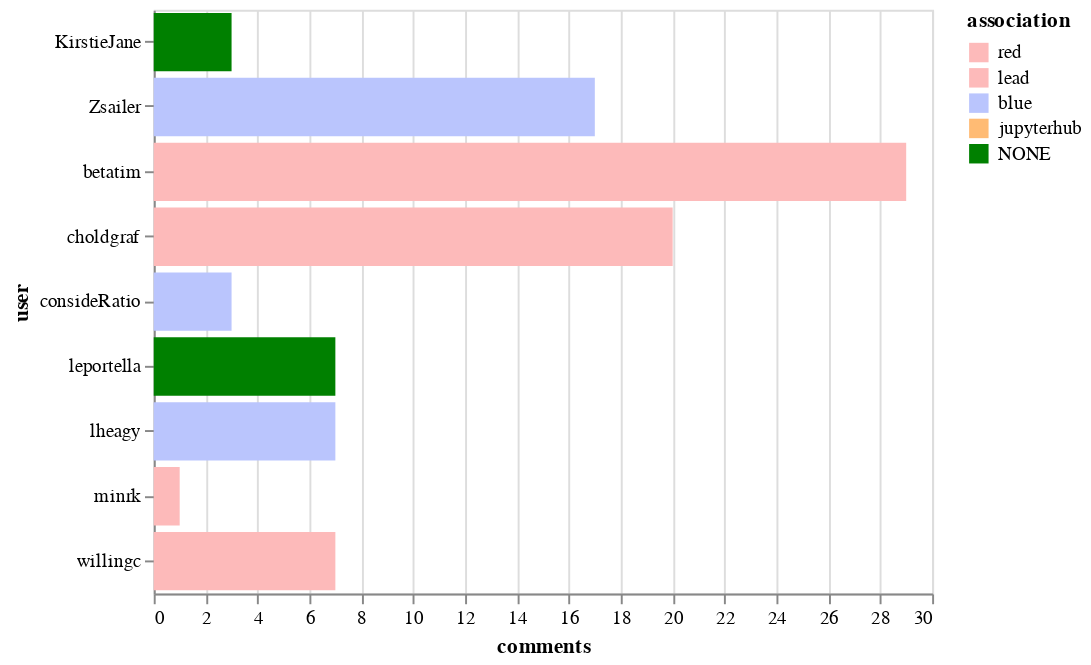

Notebook code for this chart:
### Markdown cell above
## Top commenters

### Code cell
alt.Chart(top_commenters).mark_bar().encode(
    x='comments',
    y='user',
    color=alt.Color('association', sort=["CONTRIBUTOR", "MEMBER", "NONE"], scale=color_scale)
)

### Figure 1 — Vega-Lite specification as saved in the notebook (floating-point values rounded to 4 significant figures)
{"$schema": "https://vega.github.io/schema/vega-lite/v2.6.0.json", "config": {"view": {"height": 300, "width": 400}}, "data": {"name": "data-5f6ff9e8e55dc34969fb8b27b69e5b7b"}, "datasets": {"data-5f6ff9e8e55dc34969fb8b27b69e5b7b": [{"association": "red", "comments": 29, "user": "betatim"}, {"association": "red", "comments": 20, "user": "choldgraf"}, {"association": "blue", "comments": 17, "user": "Zsailer"}, {"association": "red", "comments": 7, "user": "willingc"}, {"association": "blue", "comments": 7, "user": "lheagy"}, {"association": "NONE", "comments": 7, "user": "leportella"}, {"association": "blue", "comments": 3, "user": "consideRatio"}, {"association": "NONE", "comments": 3, "user": "KirstieJane"}, {"association": "lead", "comments": 1, "user": "minrk"}]}, "encoding": {"color": {"field": "association", "scale": {"domain": ["red", "lead", "blue", "jupyterhub", "NONE"], "range": ["#fdbaba", "#fdbaba", "#bac5fd", "#ffbb74", "green"]}, "sort": ["CONTRIBUTOR", "MEMBER", "NONE"], "type": "nominal"}, "x": {"field": "comments", "type": "quantitative"}, "y": {"field": "user", "type": "nominal"}}, "mark": "bar"}
